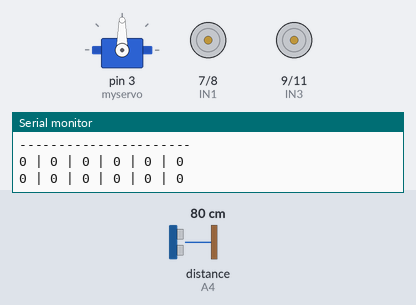
The sketch below on a simulated Arduino Uno, built with avr-gcc and run on an emulated ATmega328P. On the bench: servo, motor-driver pin pairs drawn as motors (green arrow = first pin HIGH = forward, orange = second pin HIGH = backward, longer = more drive, scaled by the enable pin), the last lines printed to the serial monitor. Wiring (inferred from the names in the program): ultrasonic range finder: trigger A5; echo A4. The inputs (shaded band) are chosen by the test bench; at power-on: distance to the obstacle (sensor on A4) 80 cm. The echo pulse lasts 58.3 µs per cm.

Above: at 1.7 s.
1.8 s: distance to the obstacle (sensor on A4) set to 2 cm
At 8.6 s:
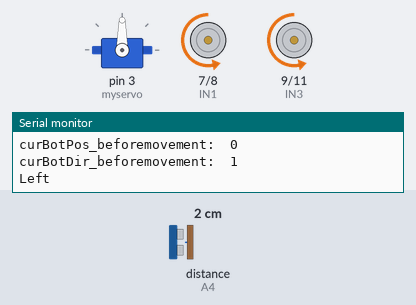
8.7 s: distance to the obstacle (sensor on A4) set to 35 cm
At 9.4 s:
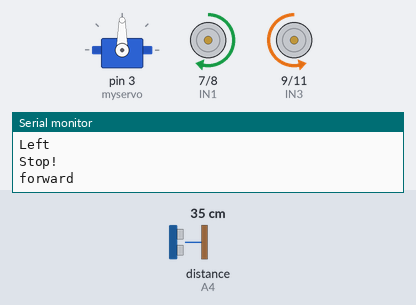
At 11.5 s:
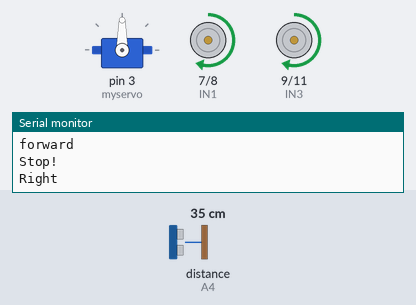
12.5 s: distance to the obstacle (sensor on A4) set to 28 cm
19.4 s: distance to the obstacle (sensor on A4) set to 60 cm
Timing chart, 0 to 27.3 s (numbered marks = the images above; inputs shaded):
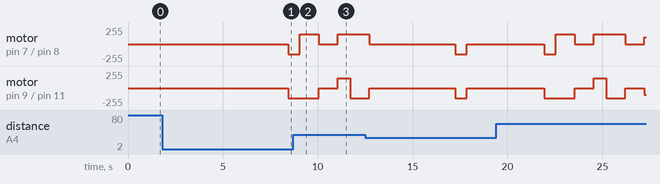

The sketch:

Prototype2_code.ino
```cpp
#include <Servo.h>  //servo library

Servo myservo;      // create servo object to control servo

// Map size 6*6
#define row 6
#define col 6

int Echo = A4;
int Trig = A5;

#define ENA 5
#define ENB 6
#define IN1 7
#define IN2 8
#define IN3 9
#define IN4 11
#define carSpeed 100

const int STEPS_PER_REV = 200;
float duration, distance;
int obstacle;

byte goalN = 35; // goal position on grid
byte openList[50]; // contains all the possible paths
byte closedList[50]; // contains the path taken
byte Path[50];
byte oLN=0, cLN=0;//the counters for the openList and closedList
byte curBotPos = 0 ; // holds current bot position
byte curBotDir = 1 ; // holds current bot facing direction(1 up  2 down 3 left  4 right)
byte curBotPos2;
byte curBotDir2;

struct Node
{
  byte g, h, f;
  byte parent;
  byte index;
  byte gridNom;
};

struct Grid
{
  Node Map[row][col];
} PF ;


byte H(byte curR, byte curC, byte goalS)  // manhattan distance heauristics function
{
 byte rowg, colg;
 byte manhattan=0;


   rowg = (byte)goalS/6;
   colg = goalS%6;
   manhattan += (abs(curR - rowg) + abs(curC - colg));

  return manhattan;
}


byte G(byte curR, byte curC)  // returns the number of gride have been traverd
{
  byte gValue, parInd;
  byte rowg, colg;
  parInd = PF.Map[curR][curC].parent;

  rowg = (byte)parInd/6;
  colg = parInd%6;
  gValue = PF.Map[rowg][colg].g;

  return (gValue+1);
}

byte FV(byte curG, byte curH) // the total "cost" of the path taken; adds H and G values for each tile
{
 byte fValue;

  fValue = curG + curH;
  return fValue;
}

void setup(){ // sets up the program, builds the map, prints the grid for representation purposes, and takes user input for the goal
  myservo.attach(3,450,2400);  // attach servo on pin 3 to servo object
  Serial.begin(9600);
  pinMode(Echo, INPUT);
  pinMode(Trig, OUTPUT);
  pinMode(IN1, OUTPUT);
  pinMode(IN2, OUTPUT);
  pinMode(IN3, OUTPUT);
  pinMode(IN4, OUTPUT);
  pinMode(ENA, OUTPUT);
  pinMode(ENB, OUTPUT);
  stop();

  myservo.write(90); //Put the ultrasonic in front of car

  buildMap();
  printGrid1();
  printGrid2();
  //setGoal();

}

// checks if the goal tile has been found
void loop(){

  if (!isGoal(curBotPos) && OLE)
  {
    _loop();                                      // the actual performance of the A* algorithm
  }
  else if (isGoal(curBotPos))
  {

    PathList();                                   // List the optimal path

    Serial.println("Path[i]");
    for(byte i=0;i<PF.Map[closedList[cLN-1]/6][closedList[cLN-1]%6].g;i++) {
    Serial.println(Path[i]);
    }
   delay(1000);
    while (1){

      movement(curBotPos,curBotDir);
      curBotPos = curBotPos2;
      curBotDir = curBotDir2;

        if (!isGoal(curBotPos)){
          break;
        }

        Serial.println("Goal Reached");
        delay(100000);
     }
  }
}

void _loop(){                 // performs the A* algorithm, "main" program

  possMov(curBotPos);

  AddClosedList();

  printGrid2();

}

void buildMap() // builds the 6x6 map grid
{
  byte gridIn = 0;
  for (byte i = 0; i < row; i++)
  {
   for (byte j = 0; j < col; j++)
   {
    PF.Map[i][j].gridNom = gridIn;
    PF.Map[i][j].index = 0;
    PF.Map[i][j].parent = 0;
    PF.Map[i][j].h = 0;
    PF.Map[i][j].g = 0;
    PF.Map[i][j].f = 0;

    gridIn++;
   }
  }
}

void printGrid1()  // prints the grid, using indices 0 to 35 to represent the possible paths
{
  for (byte i = 0; i < row; i++)
  {
   for (byte j = 0; j < col; j++)
   {
    Serial.print(PF.Map[i][j].gridNom);
    if (j != row-1)
    {
      if (PF.Map[i][j].gridNom < row-1)
      {
        Serial.print("  | ");
      }
      else
    Serial.print(" | ");
    }
   }

  if (i != row-1)
    {
      Serial.println();
    Serial.print("----------------------------");
    Serial.println();
    }
  }
  Serial.println();
  Serial.println();
}

void printGrid2() // prints the grid, 0 - untravelled | 1 - travelled | 2 - obstacles | 3 - goal
{
  for (byte i = 0; i < row; i++)
  {
   for (byte j = 0; j < col; j++)
   {
    Serial.print(PF.Map[i][j].index);
    if (j != row-1)
    {
    Serial.print(" | ");
    }
   }

  if (i != row-1)
    {
      Serial.println();
    Serial.print("----------------------");
    Serial.println();
    }
  }
  Serial.println();
  Serial.println();
}

void setGoal() // asks user for input to set the goal state/tile
{
  byte goal;
  Serial.println("Where do you want to place your goal state?");
  Serial.println("Using the numbers displayaed in the earlier grid, enter a number to intialize as your goal state.");
  Serial.println();

  while (!Serial.available() )
  {
     goal = Serial.parseInt();
  }

  for (byte i = 0; i < row; i++)
  {
    for (byte k = 0; k < col; k++)
    {
      if (PF.Map[i][k].gridNom == goal)
      {

        PF.Map[i][k].index = 3;
        goalN = PF.Map[i][k].gridNom;
      }
      else if (PF.Map[i][k].gridNom == 0)  /// initial start point
      {
        PF.Map[i][k].index = 1;
        curBotPos = PF.Map[i][k].gridNom;
      }
      else if (PF.Map[i][k].gridNom == 3 || PF.Map[i][k].gridNom == 14 || PF.Map[i][k].gridNom == 16 || PF.Map[i][k].gridNom == 18 || PF.Map[i][k].gridNom == 27 || PF.Map[i][k].gridNom == 29 || PF.Map[i][k].gridNom == 31)
      {
        PF.Map[i][k].index = 2;        // initial wall
      }
      else
      PF.Map[i][k].index = 0;          // initial free space
    }
  }
  printGrid2();
}
void possMov(byte gridNom) // checks the possible moves depending on the location of the current tile the bot is on
{
  byte rowp = (byte) gridNom / 6;
  byte colp = gridNom % 6;
  if (gridNom == 0) // checks the corner tiles | 2 possible moves
  {
    if (PF.Map[rowp][colp+1].index != 1 && PF.Map[rowp][colp+1].index != 2 && (!alreadyOnOL(rowp,colp+1)))
    {
      PF.Map[rowp][colp+1].parent = gridNom;
      AddOpenList(gridNom + 1);
    }

    if (PF.Map[rowp+1][colp].index != 1 && PF.Map[rowp+1][colp].index != 2 && (!alreadyOnOL(rowp+1,colp)))
    {
      PF.Map[rowp+1][colp].parent = gridNom;
      AddOpenList(gridNom + 6);
    }
  }
  else if (gridNom == 5)
  {
    if (PF.Map[rowp][colp-1].index != 1 && PF.Map[rowp][colp-1].index != 2 && (!alreadyOnOL(rowp,colp-1)))
    {
      PF.Map[rowp][colp-1].parent = gridNom;
      AddOpenList(gridNom - 1);
    }

    if (PF.Map[rowp+1][colp].index != 1 && PF.Map[rowp+1][colp].index != 2 && (!alreadyOnOL(rowp+1,colp)))
    {
      PF.Map[rowp+1][colp].parent = gridNom;
      AddOpenList(gridNom + 6);
    }
  }
  else if (gridNom == 30)
  {
    if (PF.Map[rowp][colp+1].index != 1 && PF.Map[rowp][colp+1].index != 2 && (!alreadyOnOL(rowp,colp+1)))
    {
      PF.Map[rowp][colp+1].parent = gridNom;
      AddOpenList(gridNom + 1);
    }

    if (PF.Map[rowp-1][colp].index != 1 && PF.Map[rowp-1][colp].index != 2 && (!alreadyOnOL(rowp-1,colp)))
    {
      PF.Map[rowp-1][colp].parent = gridNom;
      AddOpenList(gridNom - 6);
    }
  }
  else if (gridNom == 35)
  {
    if (PF.Map[rowp][colp-1].index != 1 && PF.Map[rowp][colp-1].index != 2 && (!alreadyOnOL(rowp,colp-1)))
    {
      PF.Map[rowp][colp-1].parent = gridNom;
      AddOpenList(gridNom - 6);
    }

    if (PF.Map[rowp-1][colp].index != 1 && PF.Map[rowp-1][colp].index != 2 && (!alreadyOnOL(rowp-1,colp)))
    {
      PF.Map[rowp-1][colp].parent = gridNom;
      AddOpenList(gridNom - 1);
    }
  }
  else if (gridNom > 0 && gridNom < 5) // checks the tiles on the outermost edges of the map | 3 possible moves
  {
   if (PF.Map[rowp][colp-1].index != 1 && PF.Map[rowp][colp-1].index != 2 && (!alreadyOnOL(rowp,colp-1)))
    {
      PF.Map[rowp][colp-1].parent = gridNom;
      AddOpenList(gridNom - 1);
    }
    if (PF.Map[rowp][colp+1].index != 1 && PF.Map[rowp][colp+1].index != 2 && (!alreadyOnOL(rowp,colp+1)))
    {
      PF.Map[rowp][colp+1].parent = gridNom;
      AddOpenList(gridNom + 1);
    }
       if (PF.Map[rowp+1][colp].index != 1 && PF.Map[rowp+1][colp].index != 2 && (!alreadyOnOL(rowp+1,colp)))
    {
      PF.Map[rowp+1][colp].parent = gridNom;
      AddOpenList(gridNom + 6);
    }
  }
  else if (gridNom%6==0)
  {
    if (PF.Map[rowp-1][colp].index != 1 && PF.Map[rowp-1][colp].index != 2 && (!alreadyOnOL(rowp-1,colp)))
    {
      PF.Map[rowp-1][colp].parent = gridNom;
      AddOpenList(gridNom - 6);
    }
    if (PF.Map[rowp][colp+1].index != 1 && PF.Map[rowp][colp+1].index != 2 && (!alreadyOnOL(rowp,colp+1)))
    {
      PF.Map[rowp][colp+1].parent = gridNom;
      AddOpenList(gridNom + 1);
    }
       if (PF.Map[rowp+1][colp].index != 1 && PF.Map[rowp+1][colp].index != 2 && (!alreadyOnOL(rowp+1,colp)))
    {
      PF.Map[rowp+1][colp].parent = gridNom;
      AddOpenList(gridNom + 6);
    }
  }
  else if (gridNom%6==5)
  {
    if (PF.Map[rowp-1][colp].index != 1 && PF.Map[rowp-1][colp].index != 2 && (!alreadyOnOL(rowp-1,colp)))
    {
      PF.Map[rowp-1][colp].parent = gridNom;
      AddOpenList(gridNom - 6);
    }
    if (PF.Map[rowp][colp- 1].index != 1 && PF.Map[rowp][colp- 1].index != 2 && (!alreadyOnOL(rowp,colp-1)))
    {
      PF.Map[rowp][colp-1].parent = gridNom;
      AddOpenList(gridNom - 1);
    }
       if (PF.Map[rowp+1][colp].index != 1 && PF.Map[rowp+1][colp].index != 2 && (!alreadyOnOL(rowp+1,colp)))
    {
      PF.Map[rowp+1][colp].parent = gridNom;
      AddOpenList(gridNom + 6);
    }
  }
  else if (gridNom > 30 && gridNom < 35)
  {
    if (PF.Map[rowp-1][colp].index != 1 && PF.Map[rowp-1][colp].index != 2 && (!alreadyOnOL(rowp-1,colp)))
    {
      PF.Map[rowp-1][colp].parent = gridNom;
      AddOpenList(gridNom - 6);
    }
    if (PF.Map[rowp][colp-1].index != 1 && PF.Map[rowp][colp-1].index != 2 && (!alreadyOnOL(rowp,colp-1)))
    {
      PF.Map[rowp][colp-1].parent = gridNom;
      AddOpenList(gridNom - 1);
    }
       if (PF.Map[rowp][colp+1].index != 1 && PF.Map[rowp][colp+1].index != 2 && (!alreadyOnOL(rowp,colp+1)))
    {
      PF.Map[rowp][colp+1].parent = gridNom;
      AddOpenList(gridNom + 1);
    }
  }
  else { // checks the remaining tiles | 4 possible moves
    if (PF.Map[rowp-1][colp].index != 1 && PF.Map[rowp-1][colp].index != 2 && (!alreadyOnOL(rowp-1,colp)))
    {
      PF.Map[rowp-1][colp].parent = gridNom;
      AddOpenList(gridNom - 6);
    }
    if (PF.Map[rowp][colp-1].index != 1 && PF.Map[rowp][colp-1].index != 2 && (!alreadyOnOL(rowp,colp-1)))
    {
      PF.Map[rowp][colp-1].parent = gridNom;
      AddOpenList(gridNom - 1);
    }
       if (PF.Map[rowp][colp+1].index != 1 && PF.Map[rowp][colp+1].index != 2 && (!alreadyOnOL(rowp,colp+1)))
    {
      PF.Map[rowp][colp+1].parent = gridNom;
      AddOpenList(gridNom + 1);
  }
     if (PF.Map[rowp+1][colp].index != 1 && PF.Map[rowp+1][colp].index != 2 && (!alreadyOnOL(rowp+1,colp)))
    {
      PF.Map[rowp+1][colp].parent = gridNom;
      AddOpenList(gridNom + 6);
  }
}

}

void AddOpenList(byte aol) // adds the potential possible moves to the openList
{

  openList[oLN++] = aol;
  heuristics(aol);
}

void heuristics(byte curIn) // calculates the "cost" of the tile
{
  byte hH, gH, fH;
  byte rowh = (byte) curIn / 6;
  byte colh = curIn % 6;

  hH = H(rowh, colh, goalN);
  PF.Map[rowh][colh].h = hH;
  gH = G(rowh, colh);
  PF.Map[rowh][colh].g = gH;
  fH = FV(hH,gH);
  PF.Map[rowh][colh].f = fH;
}

byte getNextFI() // returns the best heuristics value restricted by the current path the bot is taking
{
  byte rowf;
  byte colf;
  byte lowestF;
  byte lowest = openList[0];
  rowf = (byte) lowest / 6;
  colf = lowest % 6;
  lowestF = PF.Map[rowf][colf].f;

  for (byte i = 0; i < oLN; i++)
  {
    rowf = (byte) openList[i] / 6;
    colf = openList[i] % 6;

    if (PF.Map[rowf][colf].f <= lowestF)
    {
      lowestF = PF.Map[rowf][colf].f;
      lowest = rowf*6 + colf;
    }
  }

  return lowest;
}

void AddClosedList() // adds the "best" tile to the closedList
{
  byte low = getNextFI();
  byte rowa, cola;

  closedList[cLN++] = low;
  rowa = (byte)low/6;
  cola = low%6;
  PF.Map[rowa][cola].index = 1;
  curBotPos = low;
  removeFOL(low);
}

void PathList()  // List the optimal path
{
    for(byte i=1;i<PF.Map[closedList[cLN-1]/6][closedList[cLN-1]%6].g+1;i++){
      for(byte j=0;j<cLN;j++){
        if(PF.Map[closedList[j]/6][closedList[j]%6].g == i){
          Path[i-1]=closedList[j];
        }
      }
    }
}

void removeFOL(byte rfol) // removes previous potential paths from the openList, in order to get the "best" current path
{

  for (byte i = 0; i < oLN-30; i++)
  {
    if (openList[i] == rfol)
    {
      openList[i] = openList[i+1];
    }
    else
      openList[i] = openList[i+1];
  }
    oLN=oLN-1;
}

bool OLE() // checks if the openList is empty
{
  if (oLN == 0)
  {
    return true;
  }
  else
  return false;
}

bool isGoal(byte ig) // checks if the goal has been reached
{
  if (ig == goalN)
  {
    return true;
  }
  else
  return false;
}

bool alreadyOnOL(byte rowaol, byte colaol) // checks if the tile is already on the openList
{
  byte indexol;
  bool on = false;

  indexol = rowaol*6 + colaol;
  for (byte i = 0; i < oLN; i++)
  {
    if (openList[i] == indexol)
    {
      on = true;
    }
  }

  return on;
}

byte movement(byte curBotPos,byte curBotDir) {

  curBotPos = PF.Map[Path[0]/6][Path[0]%6].parent;
  Serial.print("curBotPos_beforemovement:  ");
  Serial.println (curBotPos);
  Serial.print("curBotDir_beforemovement:  ");
  Serial.println (curBotDir);

  byte rowm, colm, parm;
  byte i = 0;

  while(!isGoal(curBotPos)){

      rowm = Path[i]/6;
      colm = Path[i]%6;

      if(Path[i] == PF.Map[rowm][colm].parent + 6 && curBotDir == 1){
        if (check_obstacle() == 1) {
           rePathPlan(curBotPos,curBotDir);
           break;
        }
        forward();
        curBotPos = Path[i];
        i++;
      }
      else if(Path[i] == PF.Map[rowm][colm].parent + 1 && curBotDir == 1){
        left();
        curBotDir = 3;
        if (check_obstacle() == 1) {
           rePathPlan(curBotPos,curBotDir);
           break;
        }
        forward();
        curBotPos = Path[i];
        i++;
      }
      else if(Path[i] == PF.Map[rowm][colm].parent - 1 && curBotDir == 1){
        right();
        curBotDir = 4;
        if (check_obstacle() == 1) {
           rePathPlan(curBotPos,curBotDir);
           break;
        }
        forward();
        curBotPos = Path[i];
        i++;
      }
        else if(Path[i] == PF.Map[rowm][colm].parent - 6 && curBotDir == 1){
        right();
        right();
        curBotDir = 2;
        if (check_obstacle() == 1) {
           rePathPlan(curBotPos,curBotDir);
           break;
        }
        forward();
        curBotPos = Path[i];
        i++;

      }

      else if(Path[i] == PF.Map[rowm][colm].parent - 6 && curBotDir == 2){
        if (check_obstacle() == 1) {
           rePathPlan(curBotPos,curBotDir);
           break;
        }
        forward();
        curBotPos = Path[i];
        i++;
      }
      else if(Path[i] == PF.Map[rowm][colm].parent + 1 && curBotDir == 2){
        right();
        curBotDir = 3;
        if (check_obstacle() == 1) {
           rePathPlan(curBotPos,curBotDir);
           break;
        }
        forward();
        curBotPos = Path[i];
        i++;

      }
      else if(Path[i] == PF.Map[rowm][colm].parent - 1 && curBotDir == 2){
        left();
        curBotDir = 4;
        if (check_obstacle() == 1) {
           rePathPlan(curBotPos,curBotDir);
           break;
        }
        forward();
        curBotPos = Path[i];
        i++;
      }
        else if(Path[i] == PF.Map[rowm][colm].parent + 6 && curBotDir == 2){
        right();
        right();
        curBotDir = 1;
        if (check_obstacle() == 1) {
           rePathPlan(curBotPos,curBotDir);
           break;
        }
        forward();
        curBotPos = Path[i];
        i++;
      }
      else if(Path[i] == PF.Map[rowm][colm].parent + 1 && curBotDir == 3){
        if (check_obstacle() == 1) {
           rePathPlan(curBotPos,curBotDir);
           break;
        }
        forward();
        curBotPos = Path[i];
        i++;
      }
      else if(Path[i] == PF.Map[rowm][colm].parent + 6 && curBotDir == 3){
        right();
        curBotDir = 1;
        if (check_obstacle() == 1) {
           rePathPlan(curBotPos,curBotDir);
           break;
        }
        forward();
        curBotPos = Path[i];
        i++;
      }
      else if(Path[i] == PF.Map[rowm][colm].parent - 6 && curBotDir == 3){
        left();
        curBotDir = 2;
        if (check_obstacle() == 1) {
           rePathPlan(curBotPos,curBotDir);
           break;
        }
        forward();
        curBotPos = Path[i];
        i++;
      }
        else if(Path[i] == PF.Map[rowm][colm].parent - 1 && curBotDir == 3){
        right();
        right();
        curBotDir = 4;
        if (check_obstacle() == 1) {
           rePathPlan(curBotPos,curBotDir);
           break;
        }
        forward();
        curBotPos = Path[i];
        i++;
      }
      else if(Path[i] == PF.Map[rowm][colm].parent - 1 && curBotDir == 4){
        if (check_obstacle() == 1) {
           rePathPlan(curBotPos,curBotDir);
           break;
        }
        forward();
        curBotPos = Path[i];
        i++;
      }
      else if(Path[i] == PF.Map[rowm][colm].parent - 6 && curBotDir == 4){
        right();
        curBotDir = 2;
        if (check_obstacle() == 1) {
           rePathPlan(curBotPos,curBotDir);
           break;
        }
        forward();
        curBotPos = Path[i];
        i++;
      }
      else if(Path[i] == PF.Map[rowm][colm].parent + 6 && curBotDir == 4){
        left();
        curBotDir = 1;
        if (check_obstacle() == 1) {
           rePathPlan(curBotPos,curBotDir);
           break;
        }
        forward();
        curBotPos = Path[i];
        i++;
      }
        else if(Path[i] == PF.Map[rowm][colm].parent + 1 && curBotDir == 4){
        right();
        right();
        curBotDir = 3;
        if (check_obstacle() == 1) {
           rePathPlan(curBotPos,curBotDir);
           break;
        }
        forward();
        curBotPos = Path[i];
        i++;
      }
    }
  Serial.print("curBotPos_aftermovement: ");
  Serial.println (curBotPos);
  Serial.print("curBotDir_aftermovement: ");
  Serial.println (curBotDir);
  curBotPos2 = curBotPos;
  curBotDir2 = curBotDir;
  return curBotPos2,curBotDir2;

  }

void rePathPlan(byte curBotPos,byte curBotDir) // re-design the path if encounter obstacles
{

  for (byte i = 0; i < 36; i++){

    if(PF.Map[i/6][i%6].index == 1){
      PF.Map[i/6][i%6].index = 0;
    }
    PF.Map[i/6][i%6].g = 0;
    PF.Map[i/6][i%6].h = 0;
    PF.Map[i/6][i%6].f = 0;
    PF.Map[i/6][i%6].parent = 0;
  }
   PF.Map[curBotPos/6][curBotPos%6].index = 1;
   PF.Map[goalN/6][goalN%6].index = 3;
  if(curBotDir == 1){
   PF.Map[(curBotPos + 6)/6][(curBotPos + 6)%6].index = 2;
  }
  else if(curBotDir == 2){
   PF.Map[(curBotPos - 6)/6][(curBotPos - 6)%6].index = 2;
  }
  else if(curBotDir == 3){
   PF.Map[(curBotPos + 1)/6][(curBotPos + 1)%6].index = 2;
  }
  else if(curBotDir == 4){
   PF.Map[(curBotPos - 1)/6][(curBotPos - 1)%6].index = 2;
  }

  oLN=0;
  cLN=0;

  for (byte i = 0; i<50; i++){
    openList[i] = 0; // contains all the possible paths
    closedList[i] = 0; // contains the path taken
    Path[i] = 0 ;
  }
 Serial.print("curBotPos in re-path: ");
 Serial.println(curBotPos);
 Serial.print("curBotDir in re-path: ");
 Serial.println(curBotDir);
 printGrid2();

}
//Ultrasonic distance measurement Sub function
int check_obstacle(){
  digitalWrite(Trig, LOW);
  delayMicroseconds(2);
  digitalWrite(Trig, HIGH);
  delayMicroseconds(20);
  digitalWrite(Trig, LOW);

  float Fdistance = pulseIn(Echo, HIGH);
  Fdistance= Fdistance / 58;

// Measure the response from the echo pin

// Determin distance from duration
// Use 343 metres per second as speed of sound
   if(Fdistance <= 30){
    obstacle = 1;
      Serial.println("Obstacle detected!");
   }
   else{
    obstacle = 0;
   }
   return obstacle;
}
// Function for forward
void forward(){
  analogWrite(ENA, carSpeed);
  analogWrite(ENB, carSpeed);
  digitalWrite(IN1, HIGH);
  digitalWrite(IN2, LOW);
  digitalWrite(IN3, LOW);
  digitalWrite(IN4, HIGH);
  Serial.println("forward");
  delay(1000);
  stop();
  delay(1000);
}

void back() {
  right();
  right();
}

void left() {
  analogWrite(ENA, 150);
  analogWrite(ENB, 150);
  digitalWrite(IN1, LOW);
  digitalWrite(IN2, HIGH);
  digitalWrite(IN3, LOW);
  digitalWrite(IN4, HIGH);
  Serial.println("Left");
  delay(600);
  stop();
}

void right() {
  analogWrite(ENA, 150);
  analogWrite(ENB, 150);
  digitalWrite(IN1, HIGH);
  digitalWrite(IN2, LOW);
  digitalWrite(IN3, HIGH);
  digitalWrite(IN4, LOW);
  Serial.println("Right");
  delay(650);
  stop();
}

void stop() {
  digitalWrite(ENA, LOW);
  digitalWrite(ENB, LOW);
  Serial.println("Stop!");
}
```

Measured:
- after the input at 8.7 s, motor on pin 7 (IN1) / pin 8 (IN2): backward 150/255 → forward 150/255 after 0.35 s, → stopped 1.0 s later, → forward 150/255 1.0 s later; motor on pin 9 (IN3) / pin 11 (IN4): backward 150/255 → stopped after 1.4 s instead of 0.35 s
